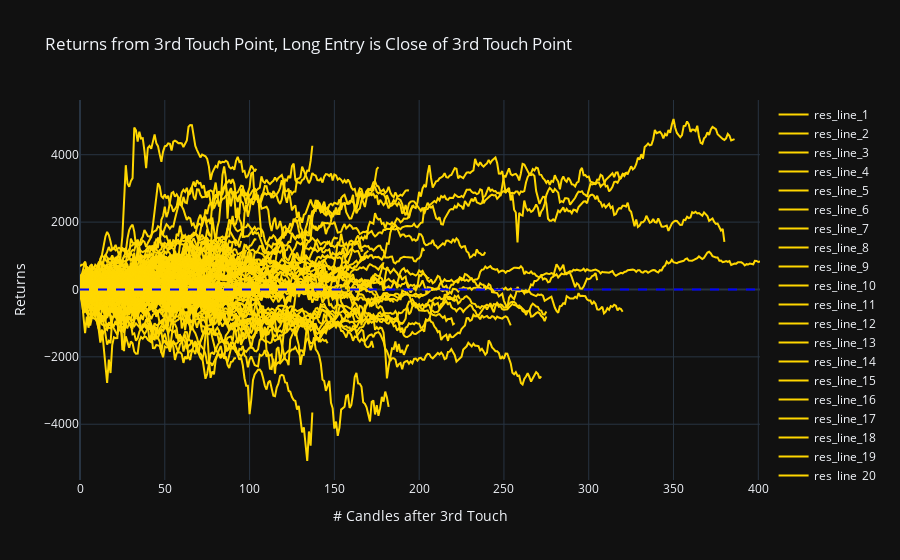

This figure's notebook cell:
### Code cell
# Returns plot
fig = go.Figure()

# Creates a trace for each item in the returns_dict and adds them to the second figure.
# Each item in returns_dict represents the return series from a particular resistance line, starting from the third touch point.
for idx, (_, returns) in enumerate(returns_dict.items()):
    if idx >= 100:
        break
    scatter_trace = go.Scatter(y=returns, mode='lines', name=f'res_line_{idx + 1}', line=dict(color='#FFD700'))
    fig.add_trace(scatter_trace)

fig.add_hline(y=0, line=dict(color='blue', width=2, dash='dash'))
fig.update_layout(title="Returns from 3rd Touch Point, Long Entry is Close of 3rd Touch Point", xaxis_title="# Candles after 3rd Touch", yaxis_title="Returns", template="plotly_dark")
fig.show()
